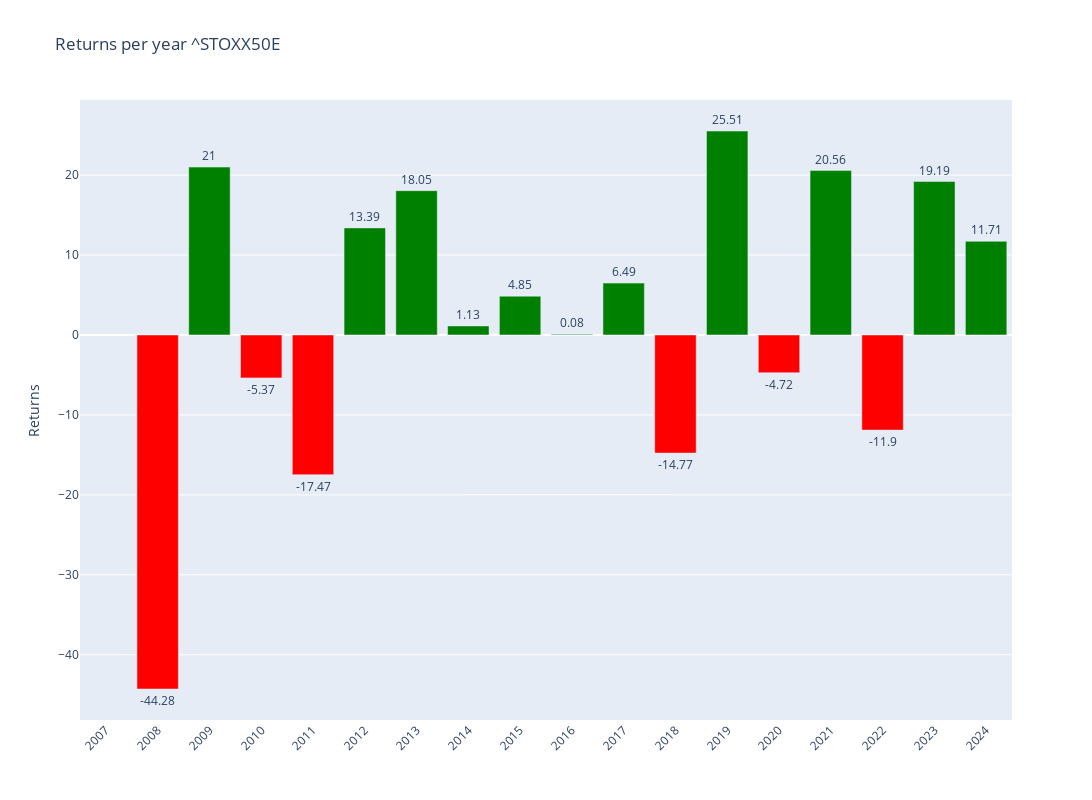

Notebook code for this chart:
### Code cell
# Plotly
fig = make_subplots()

# Add colors
colors = ['green' if x >= 0 else 'red' for x in annual_data['Return']]

# Graph (1,1)
fig.add_trace(go.Bar(y=annual_data['Return'],x=annual_data['Return'].index,text=round(annual_data['Return'],2),textposition='outside',marker_color=colors,hoverinfo='skip'),row=1,col=1)

# Update xaxis properties
fig.update_yaxes(title_text="Returns", row=1, col=1)

fig.update_layout(xaxis=dict(tickvals=annual_data.index,tickangle=-45),height=800, width=1300,title=f"Returns per year {ticker}")

fig.show()

### Figure 1 — Plotly figure (JSON) as saved in the notebook; plotly's stock layout.template omitted (floating-point values rounded to 4 significant figures)
{"data": [{"hoverinfo": "skip", "marker": {"color": ["red", "red", "green", "red", "red", "green", "green", "green", "green", "green", "green", "red", "green", "red", "green", "red", "green", "green"]}, "text": [null, -44.28, 21, -5.37, -17.47, 13.39, 18.05, 1.13, 4.85, 0.08, 6.49, -14.77, 25.51, -4.72, 20.56, -11.9, 19.19, 11.71], "textposition": "outside", "type": "bar", "x": [2007, 2008, 2009, 2010, 2011, 2012, 2013, 2014, 2015, 2016, 2017, 2018, 2019, 2020, 2021, 2022, 2023, 2024], "xaxis": "x", "y": [null, -44.28, 21.0, -5.367, -17.47, 13.39, 18.05, 1.129, 4.848, 0.07725, 6.487, -14.77, 25.51, -4.719, 20.56, -11.9, 19.19, 11.71], "yaxis": "y"}], "layout": {"height": 800, "title": {"text": "Returns per year ^STOXX50E"}, "width": 1300, "xaxis": {"anchor": "y", "domain": [0, 1], "tickangle": -45, "tickvals": [2007, 2008, 2009, 2010, 2011, 2012, 2013, 2014, 2015, 2016, 2017, 2018, 2019, 2020, 2021, 2022, 2023, 2024]}, "yaxis": {"anchor": "x", "domain": [0, 1], "title": {"text": "Returns"}}}}
